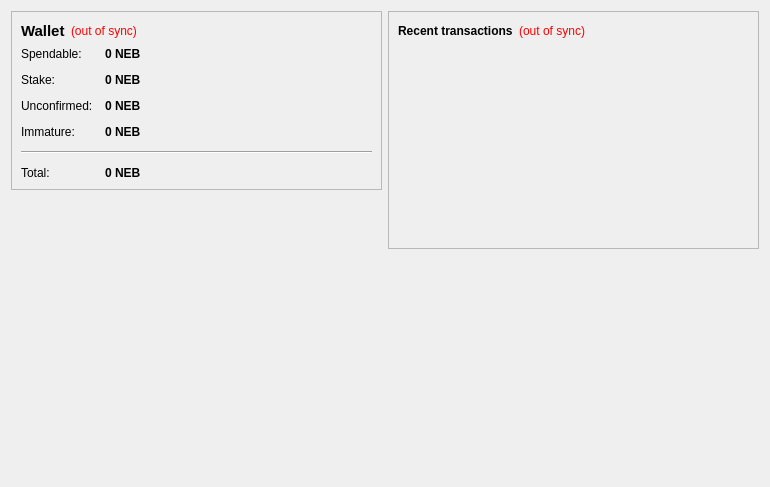
<?xml version="1.0" encoding="UTF-8"?>
<ui version="4.0">
 <class>OverviewPage</class>
 <widget class="QWidget" name="OverviewPage">
  <property name="geometry">
   <rect>
    <x>0</x>
    <y>0</y>
    <width>770</width>
    <height>487</height>
   </rect>
  </property>
  <property name="windowTitle">
   <string>Form</string>
  </property>
  <layout class="QHBoxLayout" name="horizontalLayout" stretch="1,1">
   <item>
    <layout class="QVBoxLayout" name="verticalLayout_2">
     <item>
      <widget class="QFrame" name="frame">
       <property name="frameShape">
        <enum>QFrame::StyledPanel</enum>
       </property>
       <property name="frameShadow">
        <enum>QFrame::Raised</enum>
       </property>
       <layout class="QVBoxLayout" name="verticalLayout_4">
        <item>
         <layout class="QHBoxLayout" name="horizontalLayout_4">
          <item>
           <widget class="QLabel" name="label_5">
            <property name="font">
             <font>
              <pointsize>11</pointsize>
              <weight>75</weight>
              <bold>true</bold>
             </font>
            </property>
            <property name="text">
             <string>Wallet</string>
            </property>
           </widget>
          </item>
          <item>
           <widget class="QLabel" name="labelWalletStatus">
            <property name="toolTip">
             <string>The displayed information may be out of date. Your wallet automatically synchronizes with the Nebulacoin network after a connection is established, but this process has not completed yet.</string>
            </property>
            <property name="styleSheet">
             <string notr="true">QLabel { color: red; }</string>
            </property>
            <property name="text">
             <string notr="true">(out of sync)</string>
            </property>
            <property name="alignment">
             <set>Qt::AlignLeading|Qt::AlignLeft|Qt::AlignVCenter</set>
            </property>
           </widget>
          </item>
          <item>
           <spacer name="horizontalSpacer_2">
            <property name="orientation">
             <enum>Qt::Horizontal</enum>
            </property>
            <property name="sizeHint" stdset="0">
             <size>
              <width>40</width>
              <height>20</height>
             </size>
            </property>
           </spacer>
          </item>
         </layout>
        </item>
        <item>
         <layout class="QFormLayout" name="formLayout_2">
          <property name="fieldGrowthPolicy">
           <enum>QFormLayout::AllNonFixedFieldsGrow</enum>
          </property>
          <property name="horizontalSpacing">
           <number>12</number>
          </property>
          <property name="verticalSpacing">
           <number>12</number>
          </property>
          <item row="0" column="0">
           <widget class="QLabel" name="label">
            <property name="text">
             <string>Spendable:</string>
            </property>
           </widget>
          </item>
          <item row="0" column="1">
           <widget class="QLabel" name="labelBalance">
            <property name="font">
             <font>
              <weight>75</weight>
              <bold>true</bold>
             </font>
            </property>
            <property name="cursor">
             <cursorShape>IBeamCursor</cursorShape>
            </property>
            <property name="toolTip">
             <string>Your current spendable balance</string>
            </property>
            <property name="text">
             <string notr="true">0 NEB</string>
            </property>
            <property name="textInteractionFlags">
             <set>Qt::LinksAccessibleByMouse|Qt::TextSelectableByKeyboard|Qt::TextSelectableByMouse</set>
            </property>
           </widget>
          </item>
          <item row="1" column="0">
           <widget class="QLabel" name="label_6">
            <property name="text">
             <string>Stake:</string>
            </property>
           </widget>
          </item>
          <item row="1" column="1">
           <widget class="QLabel" name="labelStake">
            <property name="font">
             <font>
              <weight>75</weight>
              <bold>true</bold>
             </font>
            </property>
            <property name="cursor">
             <cursorShape>IBeamCursor</cursorShape>
            </property>
            <property name="toolTip">
             <string>Total of coins that was staked, and do not yet count toward the current balance</string>
            </property>
            <property name="text">
             <string notr="true">0 NEB</string>
            </property>
            <property name="textInteractionFlags">
             <set>Qt::LinksAccessibleByMouse|Qt::TextSelectableByKeyboard|Qt::TextSelectableByMouse</set>
            </property>
           </widget>
          </item>
          <item row="2" column="0">
           <widget class="QLabel" name="label_3">
            <property name="text">
             <string>Unconfirmed:</string>
            </property>
           </widget>
          </item>
          <item row="2" column="1">
           <widget class="QLabel" name="labelUnconfirmed">
            <property name="font">
             <font>
              <weight>75</weight>
              <bold>true</bold>
             </font>
            </property>
            <property name="cursor">
             <cursorShape>IBeamCursor</cursorShape>
            </property>
            <property name="toolTip">
             <string>Total of transactions that have yet to be confirmed, and do not yet count toward the current balance</string>
            </property>
            <property name="text">
             <string notr="true">0 NEB</string>
            </property>
            <property name="textInteractionFlags">
             <set>Qt::LinksAccessibleByMouse|Qt::TextSelectableByKeyboard|Qt::TextSelectableByMouse</set>
            </property>
           </widget>
          </item>
          <item row="3" column="0">
           <widget class="QLabel" name="labelImmatureText">
            <property name="text">
             <string>Immature:</string>
            </property>
           </widget>
          </item>
          <item row="3" column="1">
           <widget class="QLabel" name="labelImmature">
            <property name="font">
             <font>
              <weight>75</weight>
              <bold>true</bold>
             </font>
            </property>
            <property name="toolTip">
             <string>Mined balance that has not yet matured</string>
            </property>
            <property name="text">
             <string notr="true">0 NEB</string>
            </property>
            <property name="textInteractionFlags">
             <set>Qt::LinksAccessibleByMouse|Qt::TextSelectableByKeyboard|Qt::TextSelectableByMouse</set>
            </property>
           </widget>
          </item>
          <item row="4" column="0" colspan="2">
           <widget class="Line" name="line">
            <property name="orientation">
             <enum>Qt::Horizontal</enum>
            </property>
           </widget>
          </item>
          <item row="5" column="0">
           <widget class="QLabel" name="labelTotalText">
            <property name="text">
             <string>Total:</string>
            </property>
           </widget>
          </item>
          <item row="5" column="1">
           <widget class="QLabel" name="labelTotal">
            <property name="font">
             <font>
              <weight>75</weight>
              <bold>true</bold>
             </font>
            </property>
            <property name="cursor">
             <cursorShape>IBeamCursor</cursorShape>
            </property>
            <property name="toolTip">
             <string>Your current total balance</string>
            </property>
            <property name="text">
             <string notr="true">0 NEB</string>
            </property>
            <property name="textInteractionFlags">
             <set>Qt::LinksAccessibleByMouse|Qt::TextSelectableByKeyboard|Qt::TextSelectableByMouse</set>
            </property>
           </widget>
          </item>
         </layout>
        </item>
       </layout>
      </widget>
     </item>
     <item>
      <spacer name="verticalSpacer">
       <property name="orientation">
        <enum>Qt::Vertical</enum>
       </property>
       <property name="sizeHint" stdset="0">
        <size>
         <width>20</width>
         <height>40</height>
        </size>
       </property>
      </spacer>
     </item>
     <item>
      <widget class="QLabel" name="label_2">
       <property name="autoFillBackground">
        <bool>true</bool>
       </property>
       <property name="text">
        <string/>
       </property>
       <property name="pixmap">
        <pixmap resource="../bitcoin.qrc">:/icons/drmbg</pixmap>
       </property>
       <property name="scaledContents">
        <bool>false</bool>
       </property>
       <property name="margin">
        <number>0</number>
       </property>
      </widget>
     </item>
    </layout>
   </item>
   <item>
    <layout class="QVBoxLayout" name="verticalLayout_3">
     <item>
      <widget class="QFrame" name="frame_2">
       <property name="frameShape">
        <enum>QFrame::StyledPanel</enum>
       </property>
       <property name="frameShadow">
        <enum>QFrame::Raised</enum>
       </property>
       <layout class="QVBoxLayout" name="verticalLayout">
        <item>
         <layout class="QHBoxLayout" name="horizontalLayout_2">
          <item>
           <widget class="QLabel" name="label_4">
            <property name="text">
             <string>&lt;b&gt;Recent transactions&lt;/b&gt;</string>
            </property>
           </widget>
          </item>
          <item>
           <widget class="QLabel" name="labelTransactionsStatus">
            <property name="toolTip">
             <string>The displayed information may be out of date. Your wallet automatically synchronizes with the Nebulacoin network after a connection is established, but this process has not completed yet.</string>
            </property>
            <property name="styleSheet">
             <string notr="true">QLabel { color: red; }</string>
            </property>
            <property name="text">
             <string notr="true">(out of sync)</string>
            </property>
            <property name="alignment">
             <set>Qt::AlignRight|Qt::AlignTrailing|Qt::AlignVCenter</set>
            </property>
           </widget>
          </item>
          <item>
           <spacer name="horizontalSpacer">
            <property name="orientation">
             <enum>Qt::Horizontal</enum>
            </property>
            <property name="sizeHint" stdset="0">
             <size>
              <width>40</width>
              <height>20</height>
             </size>
            </property>
           </spacer>
          </item>
         </layout>
        </item>
        <item>
         <widget class="QListView" name="listTransactions">
          <property name="styleSheet">
           <string notr="true">QListView { background: transparent; }</string>
          </property>
          <property name="frameShape">
           <enum>QFrame::NoFrame</enum>
          </property>
          <property name="verticalScrollBarPolicy">
           <enum>Qt::ScrollBarAlwaysOff</enum>
          </property>
          <property name="horizontalScrollBarPolicy">
           <enum>Qt::ScrollBarAlwaysOff</enum>
          </property>
          <property name="selectionMode">
           <enum>QAbstractItemView::NoSelection</enum>
          </property>
         </widget>
        </item>
       </layout>
      </widget>
     </item>
     <item>
      <spacer name="verticalSpacer_2">
       <property name="orientation">
        <enum>Qt::Vertical</enum>
       </property>
       <property name="sizeHint" stdset="0">
        <size>
         <width>20</width>
         <height>40</height>
        </size>
       </property>
      </spacer>
     </item>
    </layout>
   </item>
  </layout>
 </widget>
 <resources/>
 <connections/>
</ui>
